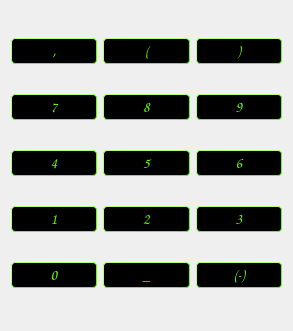
    <widget class="QWidget" name="gridLayoutWidget_2">
     <property name="geometry">
      <rect>
       <x>130</x>
       <y>240</y>
       <width>293</width>
       <height>331</height>
      </rect>
     </property>
     <layout class="QGridLayout" name="gridLayout_3">
      <property name="sizeConstraint">
       <enum>QLayout::SetMinimumSize</enum>
      </property>
      <property name="verticalSpacing">
       <number>3</number>
      </property>
      <item row="3" column="1">
       <widget class="QPushButton" name="btn_2">
        <property name="font">
         <font>
          <family>Comic Sans MS</family>
          <pointsize>11</pointsize>
          <weight>50</weight>
          <italic>false</italic>
          <bold>false</bold>
         </font>
        </property>
        <property name="styleSheet">
         <string notr="true">QPushButton{
    background-color: black;
	color: rgb(110, 255, 0);
    border-style: outset;
    border-width: 1px;
    border-radius: 4px;
    border-color: rgb(98, 255, 0);
    font: 11pt Comic Sans MS, bold 14px;
    min-width: 3em;
    max-width: 3em;
    padding: 2px;
}

QPushButton:pressed{
   background-color : green;
}
</string>
        </property>
        <property name="text">
         <string>2</string>
        </property>
       </widget>
      </item>
      <item row="0" column="2">
       <widget class="QPushButton" name="btn_parens_close">
        <property name="font">
         <font>
          <family>Comic Sans MS</family>
          <pointsize>11</pointsize>
          <weight>50</weight>
          <italic>false</italic>
          <bold>false</bold>
         </font>
        </property>
        <property name="styleSheet">
         <string notr="true">QPushButton{
    background-color: black;
	color: rgb(110, 255, 0);
    border-style: outset;
    border-width: 1px;
    border-radius: 4px;
    border-color: rgb(98, 255, 0);
    font: 11pt Comic Sans MS, bold 14px;
    min-width: 3em;
    max-width: 3em;
    padding: 2px;
}

QPushButton:pressed{
   background-color : green;
}
</string>
        </property>
        <property name="text">
         <string>)</string>
        </property>
       </widget>
      </item>
      <item row="3" column="2">
       <widget class="QPushButton" name="btn_3">
        <property name="font">
         <font>
          <family>Comic Sans MS</family>
          <pointsize>11</pointsize>
          <weight>50</weight>
          <italic>false</italic>
          <bold>false</bold>
         </font>
        </property>
        <property name="styleSheet">
         <string notr="true">QPushButton{
    background-color: black;
	color: rgb(110, 255, 0);
    border-style: outset;
    border-width: 1px;
    border-radius: 4px;
    border-color: rgb(98, 255, 0);
    font: 11pt Comic Sans MS, bold 14px;
    min-width: 3em;
    max-width: 3em;
    padding: 2px;
}

QPushButton:pressed{
   background-color : green;
}
</string>
        </property>
        <property name="text">
         <string>3</string>
        </property>
       </widget>
      </item>
      <item row="0" column="0">
       <widget class="QPushButton" name="btn_coma">
        <property name="font">
         <font>
          <family>Comic Sans MS</family>
          <pointsize>11</pointsize>
          <weight>50</weight>
          <italic>false</italic>
          <bold>false</bold>
         </font>
        </property>
        <property name="styleSheet">
         <string notr="true">QPushButton{
    background-color: black;
	color: rgb(110, 255, 0);
    border-style: outset;
    border-width: 1px;
    border-radius: 4px;
    border-color: rgb(98, 255, 0);
    font: 11pt Comic Sans MS, bold 14px;
    min-width: 3em;
    max-width: 3em;
    padding: 2px;
}

QPushButton:pressed{
   background-color : green;
}
</string>
        </property>
        <property name="text">
         <string>,</string>
        </property>
       </widget>
      </item>
      <item row="2" column="2">
       <widget class="QPushButton" name="btn_6">
        <property name="font">
         <font>
          <family>Comic Sans MS</family>
          <pointsize>11</pointsize>
          <weight>50</weight>
          <italic>false</italic>
          <bold>false</bold>
         </font>
        </property>
        <property name="styleSheet">
         <string notr="true">QPushButton{
    background-color: black;
	color: rgb(110, 255, 0);
    border-style: outset;
    border-width: 1px;
    border-radius: 4px;
    border-color: rgb(98, 255, 0);
    font: 11pt Comic Sans MS, bold 14px;
    min-width: 3em;
    max-width: 3em;
    padding: 2px;
}

QPushButton:pressed{
   background-color : green;
}
</string>
        </property>
        <property name="text">
         <string>6</string>
        </property>
       </widget>
      </item>
      <item row="1" column="1">
       <widget class="QPushButton" name="btn_8">
        <property name="font">
         <font>
          <family>Comic Sans MS</family>
          <pointsize>11</pointsize>
          <weight>50</weight>
          <italic>false</italic>
          <bold>false</bold>
         </font>
        </property>
        <property name="styleSheet">
         <string notr="true">QPushButton{
    background-color: black;
	color: rgb(110, 255, 0);
    border-style: outset;
    border-width: 1px;
    border-radius: 4px;
    border-color: rgb(98, 255, 0);
    font: 11pt Comic Sans MS, bold 14px;
    min-width: 3em;
    max-width: 3em;
    padding: 2px;
}

QPushButton:pressed{
   background-color : green;
}
</string>
        </property>
        <property name="text">
         <string>8</string>
        </property>
       </widget>
      </item>
      <item row="3" column="0">
       <widget class="QPushButton" name="btn_1">
        <property name="font">
         <font>
          <family>Comic Sans MS</family>
          <pointsize>11</pointsize>
          <weight>50</weight>
          <italic>false</italic>
          <bold>false</bold>
         </font>
        </property>
        <property name="styleSheet">
         <string notr="true">QPushButton{
    background-color: black;
	color: rgb(110, 255, 0);
    border-style: outset;
    border-width: 1px;
    border-radius: 4px;
    border-color: rgb(98, 255, 0);
    font: 11pt Comic Sans MS, bold 14px;
    min-width: 3em;
    max-width: 3em;
    padding: 2px;
}

QPushButton:pressed{
   background-color : green;
}
</string>
        </property>
        <property name="text">
         <string>1</string>
        </property>
       </widget>
      </item>
      <item row="4" column="2">
       <widget class="QPushButton" name="btn_dash">
        <property name="font">
         <font>
          <family>Comic Sans MS</family>
          <pointsize>11</pointsize>
          <weight>50</weight>
          <italic>false</italic>
          <bold>false</bold>
         </font>
        </property>
        <property name="styleSheet">
         <string notr="true">QPushButton{
    background-color: black;
	color: rgb(110, 255, 0);
    border-style: outset;
    border-width: 1px;
    border-radius: 4px;
    border-color: rgb(98, 255, 0);
    font: 11pt Comic Sans MS, bold 14px;
    min-width: 3em;
    max-width: 3em;
    padding: 2px;
}

QPushButton:pressed{
   background-color : green;
}
</string>
        </property>
        <property name="text">
         <string>(-)</string>
        </property>
       </widget>
      </item>
      <item row="1" column="0">
       <widget class="QPushButton" name="btn_7">
        <property name="font">
         <font>
          <family>Comic Sans MS</family>
          <pointsize>11</pointsize>
          <weight>50</weight>
          <italic>false</italic>
          <bold>false</bold>
         </font>
        </property>
        <property name="styleSheet">
         <string notr="true">QPushButton{
    background-color: black;
	color: rgb(110, 255, 0);
    border-style: outset;
    border-width: 1px;
    border-radius: 4px;
    border-color: rgb(98, 255, 0);
    font: 11pt Comic Sans MS, bold 14px;
    min-width: 3em;
    max-width: 3em;
    padding: 2px;
}

QPushButton:pressed{
   background-color : green;
}
</string>
        </property>
        <property name="text">
         <string>7</string>
        </property>
       </widget>
      </item>
      <item row="1" column="2">
       <widget class="QPushButton" name="btn_9">
        <property name="font">
         <font>
          <family>Comic Sans MS</family>
          <pointsize>11</pointsize>
          <weight>50</weight>
          <italic>false</italic>
          <bold>false</bold>
         </font>
        </property>
        <property name="styleSheet">
         <string notr="true">QPushButton{
    background-color: black;
	color: rgb(110, 255, 0);
    border-style: outset;
    border-width: 1px;
    border-radius: 4px;
    border-color: rgb(98, 255, 0);
    font: 11pt Comic Sans MS, bold 14px;
    min-width: 3em;
    max-width: 3em;
    padding: 2px;
}

QPushButton:pressed{
   background-color : green;
}
</string>
        </property>
        <property name="text">
         <string>9</string>
        </property>
       </widget>
      </item>
      <item row="4" column="1">
       <widget class="QPushButton" name="btn_underscore">
        <property name="font">
         <font>
          <family>Comic Sans MS</family>
          <pointsize>11</pointsize>
          <weight>50</weight>
          <italic>false</italic>
          <bold>false</bold>
         </font>
        </property>
        <property name="styleSheet">
         <string notr="true">QPushButton{
    background-color: black;
	color: rgb(110, 255, 0);
    border-style: outset;
    border-width: 1px;
    border-radius: 4px;
    border-color: rgb(98, 255, 0);
    font: 11pt Comic Sans MS, bold 14px;
    min-width: 3em;
    max-width: 3em;
    padding: 2px;
}

QPushButton:pressed{
   background-color : green;
}
</string>
        </property>
        <property name="text">
         <string>_</string>
        </property>
       </widget>
      </item>
      <item row="4" column="0">
       <widget class="QPushButton" name="btn_0">
        <property name="minimumSize">
         <size>
          <width>69</width>
          <height>0</height>
         </size>
        </property>
        <property name="font">
         <font>
          <family>Comic Sans MS</family>
          <pointsize>11</pointsize>
          <weight>50</weight>
          <italic>false</italic>
          <bold>false</bold>
         </font>
        </property>
        <property name="styleSheet">
         <string notr="true">QPushButton{
    background-color: black;
	color: rgb(110, 255, 0);
    border-style: outset;
    border-width: 1px;
    border-radius: 4px;
    border-color: rgb(98, 255, 0);
    font: 11pt Comic Sans MS, bold 14px;
    min-width: 3em;
    max-width: 3em;
    padding: 2px;
}

QPushButton:pressed{
   background-color : green;
}
</string>
        </property>
        <property name="text">
         <string>0</string>
        </property>
       </widget>
      </item>
      <item row="2" column="1">
       <widget class="QPushButton" name="btn_5">
        <property name="font">
         <font>
          <family>Comic Sans MS</family>
          <pointsize>11</pointsize>
          <weight>50</weight>
          <italic>false</italic>
          <bold>false</bold>
         </font>
        </property>
        <property name="styleSheet">
         <string notr="true">QPushButton{
    background-color: black;
	color: rgb(110, 255, 0);
    border-style: outset;
    border-width: 1px;
    border-radius: 4px;
    border-color: rgb(98, 255, 0);
    font: 11pt Comic Sans MS, bold 14px;
    min-width: 3em;
    max-width: 3em;
    padding: 2px;
}

QPushButton:pressed{
   background-color : green;
}
</string>
        </property>
        <property name="text">
         <string>5</string>
        </property>
       </widget>
      </item>
      <item row="0" column="1">
       <widget class="QPushButton" name="btn_parens_open">
        <property name="font">
         <font>
          <family>Comic Sans MS</family>
          <pointsize>11</pointsize>
          <weight>50</weight>
          <italic>false</italic>
          <bold>false</bold>
         </font>
        </property>
        <property name="styleSheet">
         <string notr="true">QPushButton{
    background-color: black;
	color: rgb(110, 255, 0);
    border-style: outset;
    border-width: 1px;
    border-radius: 4px;
    border-color: rgb(98, 255, 0);
    font: 11pt Comic Sans MS, bold 14px;
    min-width: 3em;
    max-width: 3em;
    padding: 2px;
}

QPushButton:pressed{
   background-color : green;
}
</string>
        </property>
        <property name="text">
         <string>(</string>
        </property>
       </widget>
      </item>
      <item row="2" column="0">
       <widget class="QPushButton" name="btn_4">
        <property name="font">
         <font>
          <family>Comic Sans MS</family>
          <pointsize>11</pointsize>
          <weight>50</weight>
          <italic>false</italic>
          <bold>false</bold>
         </font>
        </property>
        <property name="styleSheet">
         <string notr="true">QPushButton{
    background-color: black;
	color: rgb(110, 255, 0);
    border-style: outset;
    border-width: 1px;
    border-radius: 4px;
    border-color: rgb(98, 255, 0);
    font: 11pt Comic Sans MS, bold 14px;
    min-width: 3em;
    max-width: 3em;
    padding: 2px;
}

QPushButton:pressed{
   background-color : green;
}
</string>
        </property>
        <property name="text">
         <string>4</string>
        </property>
       </widget>
      </item>
     </layout>
    </widget>
